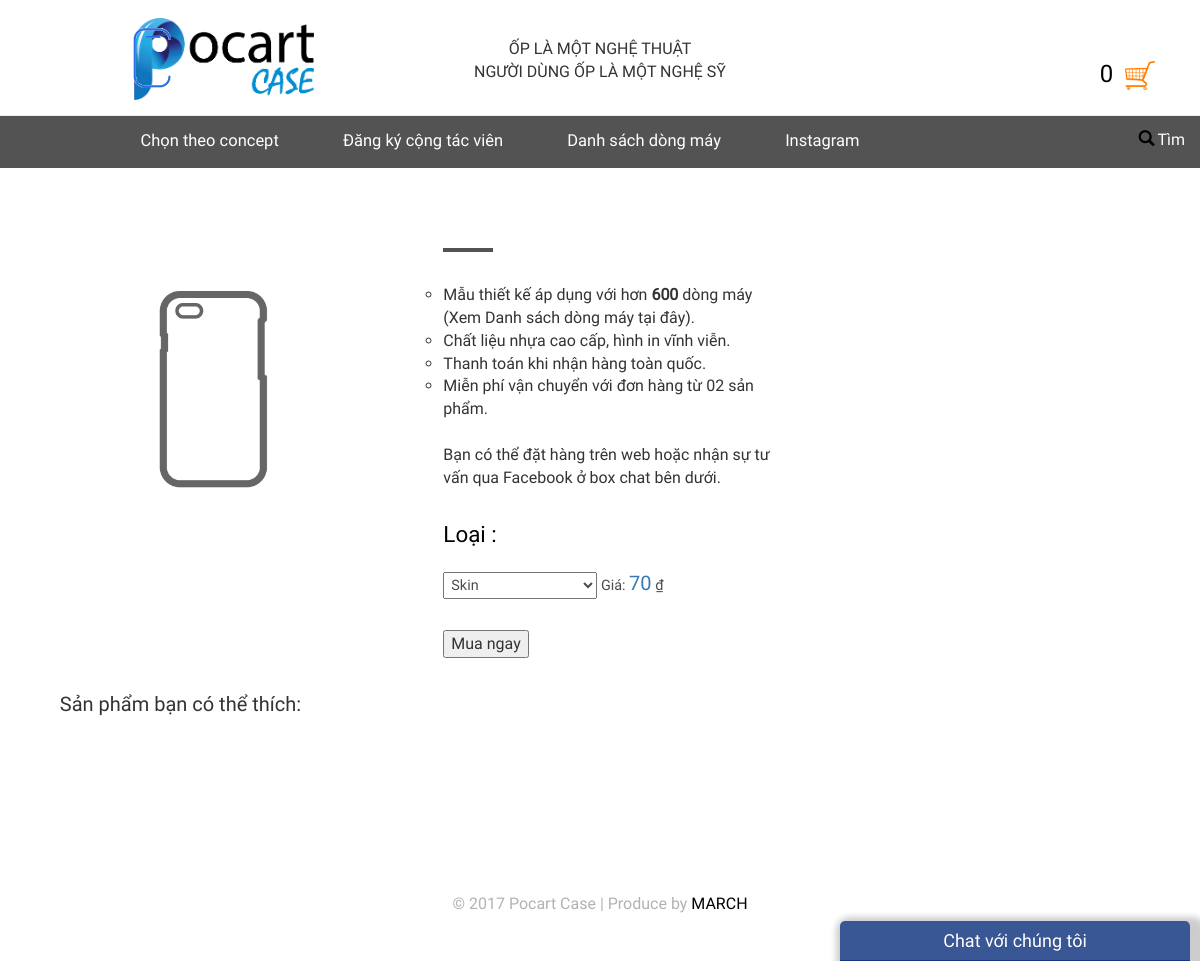
The page /view/product.php?id=20 on the database its author committed.
### tables this page shows
CREATE TABLE `banner` (
  `ten_banner` varchar(128) NOT NULL,
  `img_banner` varchar(256) NOT NULL
);

CREATE TABLE `kieu` (
  `id_kieu` int(11) NOT NULL,
  `ten_kieu` varchar(256) NOT NULL,
  `gia_kieu` float NOT NULL
);

### view/product.php (the view, shortened to what this page needs)
<?php
	include_once('../model/connect.php');
	include_once('../model/add_to.php');
?>
<html>
<head>
<link rel="stylesheet" type="text/css" href="engine1/style.css" />
<link href="../web/css/bootstrap.css" rel="stylesheet" type="text/css" media="all" />
<link href="../web/css/style.css" rel="stylesheet" type="text/css" media="all" />
<link href="../web/css/memenu.css" rel="stylesheet" type="text/css" media="all" />
</head>
<body>
  <div id="cfacebook" align="center">
  <a href="javascript:;" class="chat_fb" onclick="return:false;"><i class="fa fa-facebook-square"></i>Chat với chúng tôi</a>
  </div>
<div class="header">
	<div class="header-top">
		<div class="container">
				<div class="col-sm-4 logo" >
					<?php
						$query_get_img = "SELECT * FROM banner WHERE ten_banner = 'logo'";
						$sql = mysqli_query($conn,$query_get_img);
						while($row = mysqli_fetch_array($sql)){
							$logo = $row['img_banner'];
						}
					?>
					<a href="../index.php">
					<img src="../img/giflogo.gif" style="width: 50px; z-index: 1; position: absolute; ">
					<img src="../img/<?=$logo?>" alt="" style="width:180px;height:82px; z-index: 3;margin-left: 7px;margin-top: 3px"></a>
				</div>
			<div class="col-sm-4 world">
				<p align="center">ỐP LÀ MỘT NGHỆ THUẬT</p>
				<p align="center">NGƯỜI DÙNG ỐP LÀ MỘT NGHỆ SỸ</p>
			</div>
			<div class="col-sm-4 world" align="right">
					<br>
					<div id="gio_hang_tren">
					<a href="../check.php">
						<h3> <a id="buy" href="../view/check.php" style=" color: black"><?php
							if(isset($_SESSION['giohang'])){
									echo count($_SESSION['giohang']);
							}else echo("0");
							?></a>&nbsp;
							<a href="../view/check.php"><img src="../img/cart.png" alt="" style="width: 30"/></a></h3>
						</a></div>
			</div>
				<div class="clearfix"> </div>
		</div>
		</div>
		<div style="background: #535353; padding-top: 1; "
			<div class="head-top">
		 <div class="col-sm-10 h_menu4" align="center" style="margin-bottom: 5px;">
				<ul class="memenu skyblue">
				    <li class="grid"><a  href="#">Chọn theo concept</a>
			    </li>
				<li><a  href="congtacvien.php">Đăng ký cộng tác viên</a></li>
				<li><a  href="#">Danh sách dòng máy</a></li>
				<li><a  href="https://www.instagram.com/pocart.case/" target="_blank">Instagram</a></li>
			  </ul>
			</div>
				<div  align="right" style="margin-top: 12px;margin-right: 15px">
			<a class="play-icon popup-with-zoom-anim" href="#small-dialog" style="color: white"><i class="glyphicon glyphicon-search" style="margin-right: 3px"> </i>Tìm</a>
		</div>
		<div class="clearfix" > </div>
					<link href="../web/css/popuo-box.css" rel="stylesheet" type="text/css" media="all"/>
		</div>
	</div>
							<div class="single">
<div class="container">
<div class="col-md-10">
	<div class="col-md-5 grid">
		<div class="flexslider">
			  <ul class="slides">
						<?php
							if(isset($_GET['id'])){
								$id = $_GET['id'];
							} else $id = 0;
							if($img ==''){
								$img = 'case_empty.png';
							}
							?>
			        <div class="thumb-image"> <img src="../img/<?=$img?>" data-imagezoom="true" class="img-responsive"> </div>
			  </ul>
		</div>
	</div>
<div class="col-md-5 single-top-in">
						<div class="single-para simpleCart_shelfItem">
							<div class="star-on">
								<svg height="20" width="50">
  										<line x1="0" y1="00" x2="50" y2="0" style="stroke:#535353;stroke-width:8" />
								</svg>
								<br>
							</div>
							<ul style="list-style-type: circle">
										<li>
											Mẫu thiết kế áp dụng với hơn <b>600</b> dòng máy <br>(Xem Danh sách dòng máy tại đây).
										</li>
										<li>
											Chất liệu nhựa cao cấp, hình in vĩnh viễn.
										</li>
										<li>
											Thanh toán khi nhận hàng toàn quốc.
										</li>
										<li>
											Miễn phí vận chuyển với đơn hàng từ 02 sản phẩm.
										</li>
										<br>
											Bạn có thể đặt hàng trên web hoặc nhận sự tư vấn qua Facebook ở box chat bên dưới.
									</ul>
							<div class="available">
								<h6 style="color: black">Loại :</h6>
								<ul>
								<li><form  action="../view/check.php" method="post"><select name="select_kieu" id="syn_list" onChange="get_gia()">
								<?php
									$query_get_kieu = mysqli_query($conn,"SELECT * FROM kieu");
												   while($row = mysqli_fetch_array($query_get_kieu)){
												?>
									<option  value=<?=$row['id_kieu']?>|<?=$row['gia_kieu']?> ><?=$row['ten_kieu']?></option>
									<?php
										}
									?>
								</select>
								<?php
									$get_first = mysqli_query($conn,"SELECT * FROM kieu WHERE id_kieu = 0");
									while($a = mysqli_fetch_array($get_first)){
										$gia_first = $a['gia_kieu'];
									}
									?>
								Giá: <a id="demo" style="font-size: 20px">  <?=$gia_first ?></a> ₫
								</li>
							</ul>
						</div>
							<button type="submit" name="btn_now" value=<?=$id?>>Mua ngay</button>
						</div>
					</div>
			<div class="clearfix"> </div>
			<div class="content-top1">
			<p style="font-size: 20px">&nbsp;&nbsp;&nbsp;Sản phẩm bạn có thể thích:</p><br><br>
			</div>
</div>
		</div>
	</div>
				<p class="footer-class"> © 2017 Pocart Case | Produce by <a style="color: black">MARCH</a></p>
				<br>
				<br>
</body>
</html>

### web/css/style.css (style rules this page uses)
html,body { background: #fff; font-size: 100%; font-family: 'Roboto-Regular'; }
body a { transition: 0.5s all; -webkit-transition: 0.5s all; -o-transition: 0.5s all; -moz-transition: 0.5s all; -ms-transition: 0.5s all; }
ul { padding: 0; margin: 0; }
h1,h2,h3,h4,h5,h6,label,p { margin:0; }
.header-top { border-bottom: 1px solid #eee; padding: 15px 0; }
.head-top { padding: 1em 0 0; }
.h_menu4 { margin: 7px 0 0px; }
.logo { text-align:center; }
i.glyphicon.glyphicon-search { color: #000; font-size: 1em; }
.world { margin-top: 2%; }
.content-top1 { padding: 2em 0; }
p.footer-class { font-size: 1em; color: #B2B2B2; margin: 2em 0 0; text-align:center; }
p.footer-class a { text-decoration:none; color: #52D0C4; }
.thumb-image { width: 305px; }
.thumb-image > img { width: 100%; }
.star-on { padding: 1em 0; }
.single { padding: 4em 0; }
.available h6 { color:#52D0C4; font-size:1.4em; padding: 0 0 1em; }
.available ul li { display:inline-block; padding:0 0.5em 0 0; color:#4c4c4c; font-size:0.9em; }
.available ul li select { outline: none; padding: 3px; }
.available { padding: 2em 0 1em; }

### web/css/memenu.css (style rules this page uses)
.memenu { margin:0;padding:0;width:100%;list-style:none;display:inline-block;position:relative;font-family:Calibri,Arial;font-size:15px }
.memenu li { display:inline-block; }
ul.memenu.skyblue { text-align: center; }
.memenu>li>a { font-family: 'Roboto-Regular';float:left;padding: 5px 30px 5px 30px; font-size: 1.1em;text-decoration:none;transition:color .4s ease-in-out;-moz-transition:color .4s ease-in-out;-webkit-transition:color .4s ease-in-out;-o-transition:color .4s ease-in-out }
.skyblue li>a,.skyblue>li.showhide span { color:white }

### view/product.php (style rules this page uses)
#cfacebook { position:fixed;bottom:0px;right:10px;z-index:999999999999999;width:350px;height:auto;box-shadow:6px 6px 6px 10px rgba(0,0,0,0.2);border-top-left-radius:5px;border-top-right-radius:5px;overflow:hidden; }
#cfacebook a.chat_fb { float:left;padding:0 25px;width:350px;color:#fff;text-decoration:none;height:40px;line-height:40px;text-shadow:0 1px 0 rgba(0,0,0,0.1);background-repeat:repeat-x;background-size:auto;background-position:0 0;background-color:#3a5795;border:0;border-bottom:1px solid #133783;z-index:9999999;margin-right:1px;font-size:18px; }

### rows shown on the page
banner: img_banner (picture)
kieu: gia_kieu "70"

### other values the page prints
form field select_kieu "Skin"
